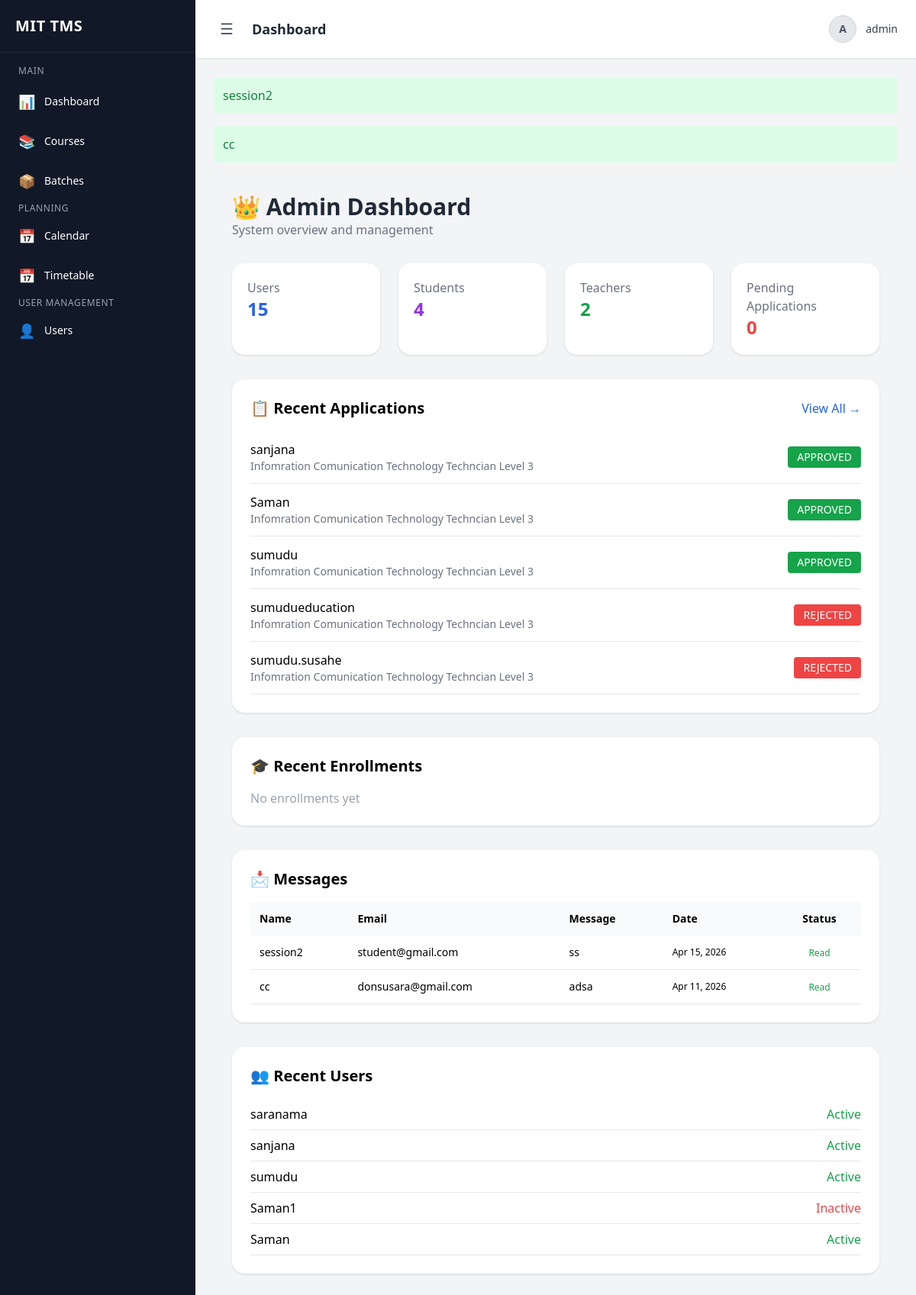
/app/dashboard/admin/ (signed in), run on the app's committed database.
### apps/website/models.py (models this page shows)
class ContactMessage(models.Model):
    name = models.CharField(max_length=100)
    email = models.EmailField()
    message = models.TextField()
    created_at = models.DateTimeField(auto_now_add=True)
    is_read = models.BooleanField(default=False)
    def __str__(self):
        return self.name

### apps/enrollment/models.py (models this page shows, shortened)
class EnrollmentInquiry(models.Model):
    ROLE_TYPE = (
        ('STUDENT', 'Student'),
        ('TEACHER', 'Teacher'),
        ('PARENT', 'Parent'),
    )
    STATUS_CHOICES = (
        ('PENDING', 'Pending'),
        ('APPROVED', 'Approved'),
        ('REJECTED', 'Rejected'),
    )
    user = models.ForeignKey(User, on_delete=models.CASCADE)
    course = models.ForeignKey('courses.Course', on_delete=models.CASCADE)
    role_type = models.CharField(max_length=10, choices=ROLE_TYPE)
    full_name = models.CharField(max_length=255)
    email = models.EmailField()
    phone = models.CharField(max_length=20)
    address = models.TextField()
    qualification = models.CharField(max_length=255, blank=True, null=True)
    student_name = models.CharField(max_length=255, blank=True, null=True)
    student_age = models.IntegerField(blank=True, null=True)
    relationship = models.CharField(max_length=50, blank=True, null=True)
    status = models.CharField(
        max_length=10,
        choices=STATUS_CHOICES,
        default='PENDING',
        db_index=True
    )
    rejection_reason = models.TextField(blank=True, null=True)
    notes = models.TextField(blank=True, null=True)
    created_at = models.DateTimeField(auto_now_add=True)
    class Meta:
        unique_together = ['user', 'course']

### apps/courses/models.py (models this page shows, shortened)
class Course(models.Model):
    LEVEL_CHOICES = [
        ('BEGINNER', 'Beginner'),
        ('INTERMEDIATE', 'Intermediate'),
        ('ADVANCED', 'Advanced'),
    ]
    DELIVERY_MODE_CHOICES = [
        ('CLASSROOM', 'Classroom'),
        ('ONLINE', 'Online'),
        ('BLENDED', 'Blended'),
    ]
    COURSE_MODE_CHOICES = [
        ('FULL_TIME', 'Full Time'),
        ('PART_TIME', 'Part Time'),
    ]
    CURRICULUM_CATEGORY_CHOICES = [
        ('NVQ', 'NVQ'),
        ('NON_NVQ', 'Non-NVQ'),
    ]
    MEDIUM_CHOICES = [
        ('SINHALA', 'Sinhala'),
        ('ENGLISH', 'English'),
        ('TAMIL', 'Tamil'),
    ]
    AVAILABILITY_CHOICES = [
        ('AVAILABLE', 'Available'),
        ('UNAVAILABLE', 'Unavailable'),
    ]
    ENTRY_QUALIFICATION_CHOICES = [
        ('UPTO_OL', 'Upto O/L'),
        ('AL', 'A/L'),
        ('DIPLOMA', 'Diploma'),
        ('DEGREE', 'Degree'),
    ]
    title = models.CharField(max_length=255)
    code = models.CharField(max_length=20, unique=True)
    description = models.TextField(blank=True)
    active = models.BooleanField(default=True)
    level = models.CharField(max_length=20, choices=LEVEL_CHOICES)
    entry_qualification = models.CharField(
        max_length=20,
        choices=ENTRY_QUALIFICATION_CHOICES,
        blank=True
    )
    curriculum_category = models.CharField(
        max_length=20,
        choices=CURRICULUM_CATEGORY_CHOICES,
        default='NON_NVQ'
    )
    curriculum_availability = models.CharField(
        max_length=20,
        choices=AVAILABILITY_CHOICES,
        default='AVAILABLE'
    )
    equivalent_course = models.CharField(max_length=100, blank=True)
    industry_sector = models.CharField(max_length=255, blank=True)
    delivery_mode = models.CharField(
        max_length=20,
        choices=DELIVERY_MODE_CHOICES,
        default='CLASSROOM'
    )
    course_mode = models.CharField(
        max_length=20,
        choices=COURSE_MODE_CHOICES,
        default='PART_TIME'
    )
    medium = models.CharField(
        max_length=20,
        choices=MEDIUM_CHOICES,
        default='SINHALA'
    )
    duration_months = models.FloatField(default=0)
    theory_hours = models.FloatField(default=0)
    practical_hours = models.FloatField(default=0)
    assignment_hours = models.FloatField(default=0)
    ojt_months = models.FloatField(default=0)  # On Job Training
    batches_per_year = models.IntegerField(default=1)
    students_per_batch = models.IntegerField(default=0)
    course_fee = models.DecimalField(
        max_digits=10,
        decimal_places=2,
        null=True,
        blank=True
    )
    is_free = models.BooleanField(default=False)
    fee_includes = models.CharField(
        max_length=255,
        blank=True,
        help_text="e.g. registration, certification"
    )
    tools_available = models.TextField(blank=True)
    equipment_available = models.TextField(blank=True)
    machinery_available = models.TextField(blank=True)
    nvq_level = models.IntegerField(null=True, blank=True)
    qualification_code = models.CharField(max_length=50, blank=True)
    prerequisite = models.TextField(blank=True)
    learning_outcomes = models.TextField(blank=True)
    created_at = models.DateTimeField(auto_now_add=True)
    updated_at = models.DateTimeField(auto_now=True)

### apps/core/views.py (the view)
# urls.py: path('dashboard/admin/', AdminDashboardView.as_view(), name='admin_dashboard'),
class AdminDashboardView(BaseView):
    allowed_roles = ['ADMIN']
    template_name = "dashboard/admin.html"
    def get_context_data(self, **kwargs):
        context = super().get_context_data(**kwargs)
        from django.contrib.auth.models import User
        from apps.accounts.models import Student, Teacher
        from apps.enrollment.models import EnrollmentInquiry, Enrollment
        from apps.website.models import ContactMessage
        from apps.batch.models import Batch
        context['total_users'] = User.objects.count()
        context['total_students'] = Student.objects.count()
        context['total_teachers'] = Teacher.objects.count()
        context['pending_applications'] = EnrollmentInquiry.objects.filter(status='PENDING').count()
        context['total_batches'] = Batch.objects.count()
        context['total_enrollments'] = Enrollment.objects.count()
        context['recent_users'] = User.objects.order_by('-date_joined')[:5]
        context['applications'] = EnrollmentInquiry.objects.select_related(
            'user', 'course'
        ).order_by('-created_at')[:5]
        context['messages'] = ContactMessage.objects.order_by('-created_at')[:5]
        context['enrollments'] = Enrollment.objects.select_related(
            'student',
            'batch__course'
        ).order_by('-enrolled_at')[:5]
        context['new_messages'] = ContactMessage.objects.filter(is_read=False).count()
        return context

### apps/core/context_processors.py (called while the page is built)
def user_roles(request):
    user = request.user
    return {
        'is_admin': user.is_authenticated and user.is_superuser,
        'is_teacher': user.is_authenticated and hasattr(user, 'teacher'),
        'is_student': user.is_authenticated and hasattr(user, 'student'),
    }

### apps/core/views.py (called while the page is built)
    def dispatch(self, request, *args, **kwargs):
        self.profile, _ = Profile.objects.get_or_create(user=request.user)
        if self.allowed_roles and self.profile.role not in self.allowed_roles:
            raise PermissionDenied
        return super().dispatch(request, *args, **kwargs)

    def get_context_data(self, **kwargs):
        context = super().get_context_data(**kwargs)
        context["profile"] = self.profile
        context["role"] = self.profile.role
        context["is_admin"] = self.profile.role == "ADMIN"
        context["is_staff"] = self.profile.role == "STAFF"
        context["is_teacher"] = self.profile.role == "TEACHER"
        context["is_student"] = self.profile.role == "STUDENT"
        context["is_parent"] = self.profile.role == "PARENT"
        context["is_guest"] = self.profile.role == "GUEST"
        context["student"] = getattr(self.request.user, "student", None)
        context["teacher"] = getattr(self.request.user, "teacher", None)
        return context

### templates/dashboard/admin.html (shortened to what this page needs)
{% extends 'base.html' %}
{% block content %}
<div class="min-h-screen bg-gray-100 p-6">
    <div class="mb-8">
        <h1 class="text-3xl font-bold text-gray-800">👑 Admin Dashboard</h1>
        <p class="text-gray-500">System overview and management</p>
    </div>
    <div class="grid grid-cols-1 md:grid-cols-4 gap-6 mb-8">
        <div class="bg-white p-5 rounded-2xl shadow">
            <h3 class="text-gray-500">Users</h3>
            <p class="text-2xl font-bold text-blue-600">{{ total_users }}</p>
        </div>
        <div class="bg-white p-5 rounded-2xl shadow">
            <h3 class="text-gray-500">Students</h3>
            <p class="text-2xl font-bold text-purple-600">{{ total_students }}</p>
        </div>
        <div class="bg-white p-5 rounded-2xl shadow">
            <h3 class="text-gray-500">Teachers</h3>
            <p class="text-2xl font-bold text-green-600">{{ total_teachers }}</p>
        </div>
        <div class="bg-white p-5 rounded-2xl shadow">
            <h3 class="text-gray-500">Pending Applications</h3>
            <p class="text-2xl font-bold text-red-500">{{ pending_applications }}</p>
        </div>
    </div>
    <div class="bg-white p-6 rounded-2xl shadow mb-8">
        <div class="flex justify-between items-center mb-4">
            <h2 class="text-xl font-semibold">📋 Recent Applications</h2>
            <a href="{% url 'enrollment:application_list' %}"
               class="text-blue-600 hover:underline">
                View All →
            </a>
        </div>
        {% for app in applications %}
        <div class="border-b py-3 flex justify-between items-center">
            <div>
                <p class="font-medium">{{ app.user.username }}</p>
                <p class="text-sm text-gray-500">{{ app.course.title }}</p>
            </div>
            <span class="px-3 py-1 rounded text-white text-sm
                {% if app.status == 'PENDING' %} bg-yellow-500
                {% elif app.status == 'APPROVED' %} bg-green-600
                {% else %} bg-red-500 {% endif %}">
                {{ app.status }}
            </span>
        </div>
        {% empty %}
        <p class="text-gray-400">No applications yet</p>
        {% endfor %}
    </div>
    <div class="bg-white p-6 rounded-2xl shadow mb-8">
        <h2 class="text-xl font-semibold mb-4">🎓 Recent Enrollments</h2>
        {% for e in enrollments %}
        <div class="border-b py-2">
            <p class="font-medium">{{ e.student.full_name }}</p>
            <p class="text-sm text-gray-500">
                {{ e.batch.course.title }} · {{ e.batch.name }}
            </p>
        </div>
        {% empty %}
        <p class="text-gray-400">No enrollments yet</p>
        {% endfor %}
    </div>
    <div class="bg-white p-6 rounded-2xl shadow mb-8">
        <div class="flex justify-between items-center mb-4">
            <h2 class="text-xl font-semibold">📩 Messages</h2>
        </div>
        <div class="overflow-x-auto">
            <table class="w-full text-sm text-left">
                <thead class="bg-gray-50">
                    <tr>
                        <th class="p-3">Name</th>
                        <th class="p-3">Email</th>
                        <th class="p-3">Message</th>
                        <th class="p-3">Date</th>
                        <th class="p-3 text-center">Status</th>
                    </tr>
                </thead>
                <tbody>
                    {% for msg in messages %}
                    <tr class="border-b {% if not msg.is_read %}bg-blue-50{% endif %}">
                        <td class="p-3">{{ msg.name }}</td>
                        <td class="p-3">{{ msg.email }}</td>
                        <td class="p-3">{{ msg.message|truncatechars:40 }}</td>
                        <td class="p-3 text-xs">{{ msg.created_at|date:"M d, Y" }}</td>
                        <td class="p-3 text-center">
                            {% if msg.is_read %}
                                <span class="text-green-600 text-xs">Read</span>
                            {% else %}
                                <span class="bg-green-100 text-green-600 px-2 py-1 rounded text-xs">New</span>
                            {% endif %}
                        </td>
                    </tr>
                    {% empty %}
                    <tr>
                        <td colspan="5" class="p-4 text-center text-gray-400">
                            No messages
                        </td>
                    </tr>
                    {% endfor %}
                </tbody>
            </table>
        </div>
    </div>
    <div class="bg-white p-6 rounded-2xl shadow">
        <h2 class="text-xl font-semibold mb-4">👥 Recent Users</h2>
        {% for user in recent_users %}
        <div class="border-b py-2 flex justify-between">
            <span>{{ user.username }}</span>
            <span class="{% if user.is_active %}text-green-600{% else %}text-red-500{% endif %}">
                {% if user.is_active %}Active{% else %}Inactive{% endif %}
            </span>
        </div>
        {% empty %}
        <p class="text-gray-400">No users</p>
        {% endfor %}
    </div>
</div>
{% endblock %}

### templates/base.html (shortened to what this page needs)
{% load static %}
<!DOCTYPE html>
<html lang="en">
<head>
    <script src="https://cdn.tailwindcss.com"></script>
</head>
<body class="bg-gray-100">
<div class="flex min-h-screen">
    {% include "partials/sidebar.html" %}
    <div class="flex-1 flex flex-col">
        {% include "partials/topbar.html" %}
        <main class="p-6">
            {% if messages %}
                {% for message in messages %}
                    <div class="mb-4 p-3 bg-green-100 text-green-700 rounded">
                        {{ message }}
                    </div>
                {% endfor %}
            {% endif %}
            {% block content %}
            {% endblock %}
        </main>
    </div>
</div>
</body>
</html>

### templates/partials/topbar.html (shortened to what this page needs)
<header class="bg-white shadow-sm border-b px-3 md:px-6 py-3 md:py-4 flex justify-between items-center">
    <div class="flex items-center gap-2 md:gap-4">
        <button onclick="toggleSidebar()"
                class="text-2xl md:text-xl text-gray-600 hover:text-black p-2 rounded-lg hover:bg-gray-100">
            ☰
        </button>
        <h1 class="text-sm md:text-lg font-semibold text-gray-800 truncate max-w-[120px] md:max-w-none">
            {% block header %}Dashboard{% endblock %}
        </h1>
    </div>
    <div class="relative">
        <button onclick="toggleUserMenu()"
                class="flex items-center gap-2 md:gap-3 text-sm text-gray-700 hover:text-black">
            <div class="w-8 h-8 md:w-9 md:h-9 rounded-full overflow-hidden border border-gray-300 bg-gray-200">
                {% if request.user.profile.image %}
                    <img src="{{ request.user.profile.image.url }}"
                         class="w-full h-full object-cover">
                {% else %}
                    <div class="w-full h-full flex items-center justify-center text-xs md:text-sm font-bold text-gray-600">
                        {{ request.user.username|slice:":1"|upper }}
                    </div>
                {% endif %}
            </div>
            <span class="hidden sm:block font-medium">
                {{ request.user.username }}
            </span>
        </button>
    </div>
</header>

### data on the page
ContactMessage: name "session2", email "student@gmail.com", message "ss", created_at "Apr 15, 2026", is_read "Read"
ContactMessage: name "cc", email "donsusara@gmail.com", message "adsa", created_at "Apr 11, 2026", is_read "Read"
EnrollmentInquiry: user.username "sanjana", course "Infomration Comunication Technology Techncian Level 3", status "APPROVED"
EnrollmentInquiry: user.username "Saman", course "Infomration Comunication Technology Techncian Level 3", status "APPROVED"
EnrollmentInquiry: user.username "sumudu", course "Infomration Comunication Technology Techncian Level 3", status "APPROVED"
EnrollmentInquiry: user.username "sumudueducation", course "Infomration Comunication Technology Techncian Level 3", status "REJECTED"
EnrollmentInquiry: user.username "sumudu.susahe", course "Infomration Comunication Technology Techncian Level 3", status "REJECTED"

### other printed values
{{ request.user.username|slice:":1"|upper }} "A"
{{ request.user.username }} "admin"
{{ total_users }} "15"
{{ total_students }} "4"
{{ total_teachers }} "2"
{{ pending_applications }} "0"
{{ user.username }} "saranama"
{{ user.username }} "sanjana"
{{ user.username }} "sumudu"
{{ user.username }} "Saman1"
{{ user.username }} "Saman"
